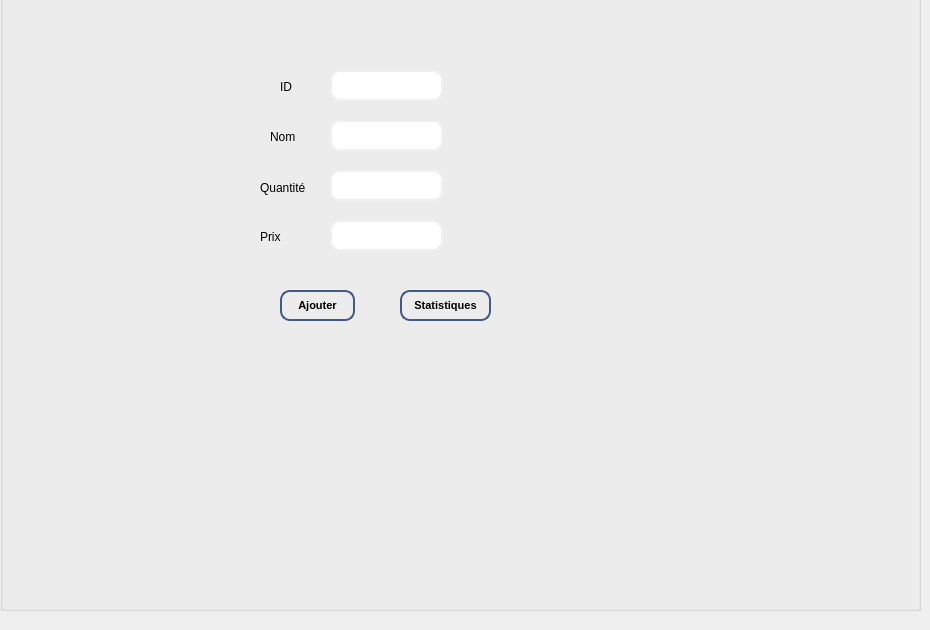
      <widget class="QWidget" name="tab_7">
       <attribute name="title">
        <string>Ajouter un médicament</string>
       </attribute>
       <widget class="QGroupBox" name="groupBox_17">
        <property name="geometry">
         <rect>
          <x>0</x>
          <y>-10</y>
          <width>921</width>
          <height>621</height>
         </rect>
        </property>
        <property name="styleSheet">
         <string notr="true">font: 87 8pt &quot;Segoe UI Black&quot;;</string>
        </property>
        <property name="title">
         <string/>
        </property>
        <widget class="QLabel" name="label_172">
         <property name="geometry">
          <rect>
           <x>270</x>
           <y>140</y>
           <width>47</width>
           <height>14</height>
          </rect>
         </property>
         <property name="styleSheet">
          <string notr="true">font: 87 8pt &quot;Segoe UI Black&quot; rgb(0, 0, 0);
</string>
         </property>
         <property name="text">
          <string>Nom</string>
         </property>
        </widget>
        <widget class="QLabel" name="label_173">
         <property name="geometry">
          <rect>
           <x>260</x>
           <y>240</y>
           <width>47</width>
           <height>14</height>
          </rect>
         </property>
         <property name="styleSheet">
          <string notr="true">font: 87 8pt &quot;Segoe UI Black&quot; rgb(0, 0, 0);
</string>
         </property>
         <property name="text">
          <string>Prix</string>
         </property>
        </widget>
        <widget class="QLabel" name="label_174">
         <property name="geometry">
          <rect>
           <x>260</x>
           <y>190</y>
           <width>61</width>
           <height>16</height>
          </rect>
         </property>
         <property name="styleSheet">
          <string notr="true">font: 87 8pt &quot;Segoe UI Black&quot; rgb(0, 0, 0);
</string>
         </property>
         <property name="text">
          <string>Quantité</string>
         </property>
        </widget>
        <widget class="QLabel" name="label_175">
         <property name="geometry">
          <rect>
           <x>280</x>
           <y>90</y>
           <width>47</width>
           <height>14</height>
          </rect>
         </property>
         <property name="styleSheet">
          <string notr="true">font: 87 8pt &quot;Segoe UI Black&quot; rgb(0, 0, 0);
</string>
         </property>
         <property name="text">
          <string>ID</string>
         </property>
        </widget>
        <widget class="QPushButton" name="ajo_4">
         <property name="geometry">
          <rect>
           <x>280</x>
           <y>300</y>
           <width>75</width>
           <height>31</height>
          </rect>
         </property>
         <property name="styleSheet">
          <string notr="true">QPushButton {
    background: qlineargradient(x1: 0, y1: 0, x2: 0, y2: 1,
                                stop: 0 #F5DEB3, stop: 0.5 #D2B48C, stop: 1.0 #F5DEB3);
    border: 2px solid #455987;
    border-radius: 10px;
    padding: 5px 10px;
    font-size: 11px; 
    font-weight: bold;
    color: #000000;
    text-shadow: 1px 1px #FFFFFF;
    box-shadow: 1px 1px 3px rgba(0, 0, 0, 0.25);
}

QPushButton:hover {
    background: qlineargradient(x1: 0, y1: 0, x2: 0, y2: 1,
                                stop: 0 #D2B48C, stop: 0.5 #F5DEB3, stop: 1.0 #F5DEB3);
    border: 2px solid #455987;
    text-shadow: 1px 1px #FFFFFF;
}
</string>
         </property>
         <property name="text">
          <string>Ajouter</string>
         </property>
        </widget>
        <widget class="QPushButton" name="mod_4">
         <property name="geometry">
          <rect>
           <x>400</x>
           <y>300</y>
           <width>91</width>
           <height>31</height>
          </rect>
         </property>
         <property name="styleSheet">
          <string notr="true">QPushButton {
    background: qlineargradient(x1: 0, y1: 0, x2: 0, y2: 1,
                                stop: 0 #F5DEB3, stop: 0.5 #D2B48C, stop: 1.0 #F5DEB3);
    border: 2px solid #455987;
    border-radius: 10px;
    padding: 5px 10px;
    font-size: 11px; 
    font-weight: bold;
    color: #000000;
    text-shadow: 1px 1px #FFFFFF;
    box-shadow: 1px 1px 3px rgba(0, 0, 0, 0.25);
}

QPushButton:hover {
    background: qlineargradient(x1: 0, y1: 0, x2: 0, y2: 1,
                                stop: 0 #D2B48C, stop: 0.5 #F5DEB3, stop: 1.0 #F5DEB3);
    border: 2px solid #455987;
    text-shadow: 1px 1px #FFFFFF;
}
</string>
         </property>
         <property name="text">
          <string>Statistiques</string>
         </property>
        </widget>
        <widget class="QLineEdit" name="le_ID_4">
         <property name="geometry">
          <rect>
           <x>330</x>
           <y>80</y>
           <width>113</width>
           <height>31</height>
          </rect>
         </property>
         <property name="styleSheet">
          <string notr="true">QLineEdit {
  background-color: qlineargradient(x1: 0, y1: 0, x2: 0, y2: 1,
                                      stop: 0 #455987, stop: 1 #4d8fac);
  border: 2px solid #f0f0f0;
  border-radius: 10px;
  color: #ffffff;
  padding: 8px 16px;
  transition: all 0.3s ease-in-out;
}

QLineEdit:hover {
  background-color: qlineargradient(x1: 0, y1: 0, x2: 0, y2: 1,
                                      stop: 0 #4d8fac, stop: 1 #455987);
  border-color: #ffffff;
}

QLineEdit:focus {
  background-color: qlineargradient(x1: 0, y1: 0, x2: 0, y2: 1,
                                      stop: 0 #4d8fac, stop: 1 #455987);
  border-color: #ffffff;
  box-shadow: 0 0 10px #4d8fac;
}
</string>
         </property>
        </widget>
        <widget class="QLineEdit" name="le_nom_4">
         <property name="geometry">
          <rect>
           <x>330</x>
           <y>130</y>
           <width>113</width>
           <height>31</height>
          </rect>
         </property>
         <property name="styleSheet">
          <string notr="true">QLineEdit {
  background-color: qlineargradient(x1: 0, y1: 0, x2: 0, y2: 1,
                                      stop: 0 #455987, stop: 1 #4d8fac);
  border: 2px solid #f0f0f0;
  border-radius: 10px;
  color: #ffffff;
  padding: 8px 16px;
  transition: all 0.3s ease-in-out;
}

QLineEdit:hover {
  background-color: qlineargradient(x1: 0, y1: 0, x2: 0, y2: 1,
                                      stop: 0 #4d8fac, stop: 1 #455987);
  border-color: #ffffff;
}

QLineEdit:focus {
  background-color: qlineargradient(x1: 0, y1: 0, x2: 0, y2: 1,
                                      stop: 0 #4d8fac, stop: 1 #455987);
  border-color: #ffffff;
  box-shadow: 0 0 10px #4d8fac;
}
</string>
         </property>
        </widget>
        <widget class="QLineEdit" name="la_quantite">
         <property name="geometry">
          <rect>
           <x>330</x>
           <y>180</y>
           <width>113</width>
           <height>31</height>
          </rect>
         </property>
         <property name="styleSheet">
          <string notr="true">QLineEdit {
  background-color: qlineargradient(x1: 0, y1: 0, x2: 0, y2: 1,
                                      stop: 0 #455987, stop: 1 #4d8fac);
  border: 2px solid #f0f0f0;
  border-radius: 10px;
  color: #ffffff;
  padding: 8px 16px;
  transition: all 0.3s ease-in-out;
}

QLineEdit:hover {
  background-color: qlineargradient(x1: 0, y1: 0, x2: 0, y2: 1,
                                      stop: 0 #4d8fac, stop: 1 #455987);
  border-color: #ffffff;
}

QLineEdit:focus {
  background-color: qlineargradient(x1: 0, y1: 0, x2: 0, y2: 1,
                                      stop: 0 #4d8fac, stop: 1 #455987);
  border-color: #ffffff;
  box-shadow: 0 0 10px #4d8fac;
}
</string>
         </property>
        </widget>
        <widget class="QLineEdit" name="le_prix">
         <property name="geometry">
          <rect>
           <x>330</x>
           <y>230</y>
           <width>113</width>
           <height>31</height>
          </rect>
         </property>
         <property name="styleSheet">
          <string notr="true">QLineEdit {
  background-color: qlineargradient(x1: 0, y1: 0, x2: 0, y2: 1,
                                      stop: 0 #455987, stop: 1 #4d8fac);
  border: 2px solid #f0f0f0;
  border-radius: 10px;
  color: #ffffff;
  padding: 8px 16px;
  transition: all 0.3s ease-in-out;
}

QLineEdit:hover {
  background-color: qlineargradient(x1: 0, y1: 0, x2: 0, y2: 1,
                                      stop: 0 #4d8fac, stop: 1 #455987);
  border-color: #ffffff;
}

QLineEdit:focus {
  background-color: qlineargradient(x1: 0, y1: 0, x2: 0, y2: 1,
                                      stop: 0 #4d8fac, stop: 1 #455987);
  border-color: #ffffff;
  box-shadow: 0 0 10px #4d8fac;
}
</string>
         </property>
        </widget>
       </widget>
      </widget>
